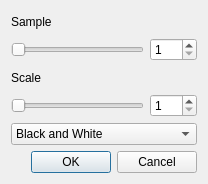
<?xml version="1.0" encoding="UTF-8"?>
<ui version="4.0">
 <class>Dialog</class>
 <widget class="QDialog" name="Dialog">
  <property name="geometry">
   <rect>
    <x>0</x>
    <y>0</y>
    <width>208</width>
    <height>184</height>
   </rect>
  </property>
  <property name="windowTitle">
   <string>Halftone Filter</string>
  </property>
  <layout class="QGridLayout" name="gridLayout">
   <item row="3" column="1">
    <widget class="QSpinBox" name="scale_spinbox">
     <property name="minimum">
      <number>1</number>
     </property>
     <property name="maximum">
      <number>100</number>
     </property>
     <property name="singleStep">
      <number>1</number>
     </property>
     <property name="value">
      <number>1</number>
     </property>
    </widget>
   </item>
   <item row="1" column="1">
    <widget class="QSpinBox" name="sample_spinbox">
     <property name="minimum">
      <number>1</number>
     </property>
     <property name="maximum">
      <number>100</number>
     </property>
     <property name="value">
      <number>1</number>
     </property>
    </widget>
   </item>
   <item row="2" column="0">
    <widget class="QLabel" name="label_9">
     <property name="text">
      <string>Scale</string>
     </property>
    </widget>
   </item>
   <item row="1" column="0">
    <widget class="QSlider" name="sample_slider">
     <property name="minimum">
      <number>1</number>
     </property>
     <property name="maximum">
      <number>100</number>
     </property>
     <property name="pageStep">
      <number>1</number>
     </property>
     <property name="value">
      <number>1</number>
     </property>
     <property name="orientation">
      <enum>Qt::Horizontal</enum>
     </property>
    </widget>
   </item>
   <item row="3" column="0">
    <widget class="QSlider" name="scale_slider">
     <property name="minimum">
      <number>1</number>
     </property>
     <property name="maximum">
      <number>100</number>
     </property>
     <property name="singleStep">
      <number>1</number>
     </property>
     <property name="pageStep">
      <number>1</number>
     </property>
     <property name="value">
      <number>1</number>
     </property>
     <property name="orientation">
      <enum>Qt::Horizontal</enum>
     </property>
     <property name="invertedAppearance">
      <bool>false</bool>
     </property>
     <property name="invertedControls">
      <bool>false</bool>
     </property>
     <property name="tickPosition">
      <enum>QSlider::NoTicks</enum>
     </property>
     <property name="tickInterval">
      <number>1</number>
     </property>
    </widget>
   </item>
   <item row="0" column="0">
    <widget class="QLabel" name="label_8">
     <property name="text">
      <string>Sample</string>
     </property>
    </widget>
   </item>
   <item row="5" column="0" colspan="2">
    <widget class="QDialogButtonBox" name="buttonBox">
     <property name="orientation">
      <enum>Qt::Horizontal</enum>
     </property>
     <property name="standardButtons">
      <set>QDialogButtonBox::Cancel|QDialogButtonBox::Ok</set>
     </property>
    </widget>
   </item>
   <item row="4" column="0" colspan="2">
    <widget class="QComboBox" name="color_mode">
     <item>
      <property name="text">
       <string>Black and White</string>
      </property>
     </item>
     <item>
      <property name="text">
       <string>RGBA</string>
      </property>
     </item>
     <item>
      <property name="text">
       <string>RGB</string>
      </property>
     </item>
    </widget>
   </item>
  </layout>
 </widget>
 <resources/>
 <connections>
  <connection>
   <sender>buttonBox</sender>
   <signal>accepted()</signal>
   <receiver>Dialog</receiver>
   <slot>accept()</slot>
   <hints>
    <hint type="sourcelabel">
     <x>248</x>
     <y>254</y>
    </hint>
    <hint type="destinationlabel">
     <x>157</x>
     <y>274</y>
    </hint>
   </hints>
  </connection>
  <connection>
   <sender>buttonBox</sender>
   <signal>rejected()</signal>
   <receiver>Dialog</receiver>
   <slot>reject()</slot>
   <hints>
    <hint type="sourcelabel">
     <x>316</x>
     <y>260</y>
    </hint>
    <hint type="destinationlabel">
     <x>286</x>
     <y>274</y>
    </hint>
   </hints>
  </connection>
 </connections>
</ui>
